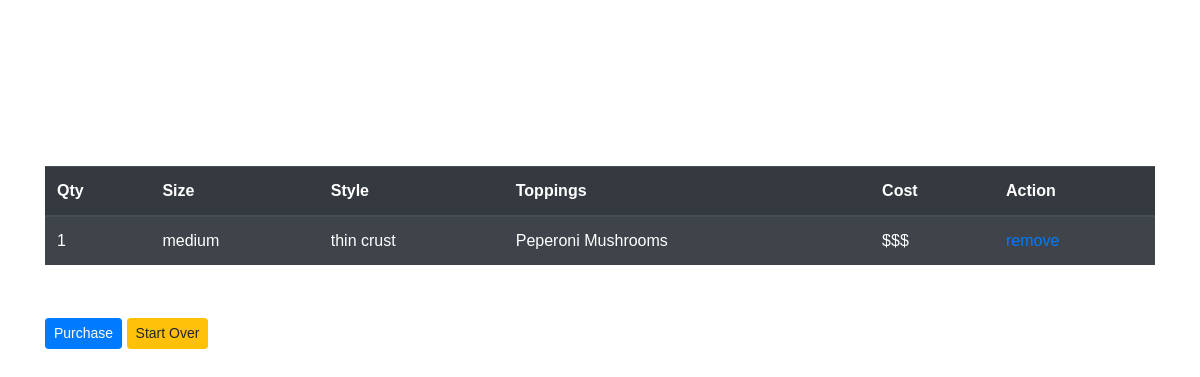
The app's page /checkout (signed in), older data.
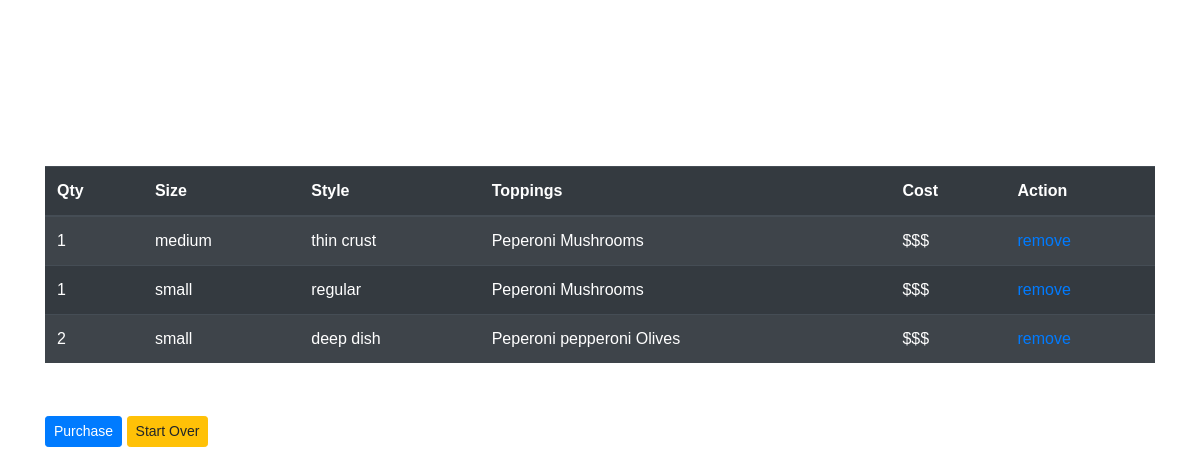
The same page, newer data.
### models.py (models this page shows, shortened)
class Pizza(db.Model):
    __tablename__="pizzas"
    id=db.Column(db.Integer,primary_key=True)
    order_id=db.Column(db.Integer,db.ForeignKey('orders.id'),nullable=False)
    style_id=db.Column(db.Integer,db.ForeignKey('styles.id'),nullable=False)
    size_id=db.Column(db.Integer,db.ForeignKey('sizes.id'),nullable=False)
    qty=db.Column(db.Integer)
    created_at = db.Column(db.DateTime, server_default=func.now())
    updated_at = db.Column(db.DateTime, server_default=func.now(), onupdate=func.now())
    order=db.relationship('Order',foreign_keys=[order_id],backref=db.backref("pizzas",cascade="all,delete-orphan"))
    style=db.relationship('Style',foreign_keys=[style_id],backref=db.backref("pizzas"),uselist=False)
    size=db.relationship('Size',foreign_keys=[size_id],backref=db.backref("pizzas"),uselist=False)

class Size(db.Model):
    __tablename__="sizes"
    id=db.Column(db.Integer,primary_key=True)
    name=db.Column(db.String(255))
    description=db.Column(db.String(255))
    price=db.Column(db.Float)
    created_at = db.Column(db.DateTime, server_default=func.now())
    updated_at = db.Column(db.DateTime, server_default=func.now(), onupdate=func.now())

class Style(db.Model):
    __tablename__="styles"
    id=db.Column(db.Integer,primary_key=True)
    name=db.Column(db.String(255))
    description=db.Column(db.String(255))
    price=db.Column(db.Float)
    created_at = db.Column(db.DateTime, server_default=func.now())
    updated_at = db.Column(db.DateTime, server_default=func.now(), onupdate=func.now())

class Topping(db.Model):
    __tablename__="toppings"
    pizza_id=db.Column(db.Integer,db.ForeignKey('pizzas.id'),primary_key=True)
    toppings_menu_id=db.Column(db.Integer,db.ForeignKey('toppings_menu.id'),primary_key=True)
    created_at = db.Column(db.DateTime, server_default=func.now())
    updated_at = db.Column(db.DateTime, server_default=func.now(), onupdate=func.now())
    info=db.relationship('ToppingMenu',foreign_keys=[toppings_menu_id],uselist=False)
    pizza=db.relationship('Pizza',foreign_keys=[pizza_id],backref=db.backref("toppings",cascade="all,delete-orphan"))

class ToppingMenu(db.Model):
    __tablename__="toppings_menu"
    id=db.Column(db.Integer,primary_key=True)
    name=db.Column(db.String(255))
    description=db.Column(db.String(255))
    price=db.Column(db.Float)
    available=db.Column(db.Boolean)
    created_at = db.Column(db.DateTime, server_default=func.now())
    updated_at = db.Column(db.DateTime, server_default=func.now(), onupdate=func.now())

### controllers.py (the view)
def show_checkout():
    customer_id=session['MyWebsite_customer_id']
    customer=Customer.get(customer_id)
    order=Order.get_entering(customer.id)
    return render_template('checkout.html',
    order=order) #,key=stripe_keys['publishable_key'])

### customer_model.py (called while the page is built)
    @classmethod
    def get(cls,customer_id):
        return cls.query.get(customer_id)

### models.py (called while the page is built)
    @classmethod
    def get_entering(cls,customer_id):
        order=cls.query.filter(cls.customer_id==customer_id).filter(cls.status==StatusEnum.entering).first()
        return order

### templates/checkout.html (shortened to what this page needs)
<!DOCTYPE html>
<html lang="en">
<head>
    <link rel="stylesheet" href="https://stackpath.bootstrapcdn.com/bootstrap/4.3.1/css/bootstrap.min.css">
    <link rel="stylesheet" href="{{ url_for('static', filename='style.css') }}">
</head>
<body>
    <div class="container">
        <h2>Your Order</h2>
        <table class="table table-striped table-dark">
             <thead>
                  <tr>
                       <th>Qty</th>
                       <th>Size</th>
                       <th>Style</th>
                       <th>Toppings</th>
                       <th>Cost</th>
                       <th>Action</th>
                  </tr>
             </thead>
             <tbody>
                  {% for pizza in order.pizzas %}
                  <tr>
                       <td>{{pizza.qty}}</td>
                       <td>{{pizza.size.name}}</td>
                       <td>{{pizza.style.name}}</td>
                       <td>{% for topping in pizza.toppings %}
                       {{topping.info.name}}
                       {% endfor %}</td>
                       <td>$$$</td>
                       <td>
                            <a href="#">remove</a>
                       </td>
                  {% endfor%}
                  </tr>
             </tbody>
        </table>
        <h4>Price: $ 5.00</h4>
        <a class="btn btn-sm btn-primary" href="#">Purchase</a>
        <a class="btn btn-sm btn-warning" href="#">Start Over</a>
    </div>
</body>
</html>

Row changes from the older to the newer data that the page shows:
added Pizza: qty "1", size.name "small", style.name "regular"
added Topping: info.name "Peperoni", shown under "1"
added Topping: info.name "Mushrooms", shown under "1"
added Pizza: qty "2", size.name "small", style.name "deep dish"
added Topping: info.name "Peperoni", shown under "2"
added Topping: info.name "pepperoni", shown under "2"
added Topping: info.name "Olives", shown under "2"
